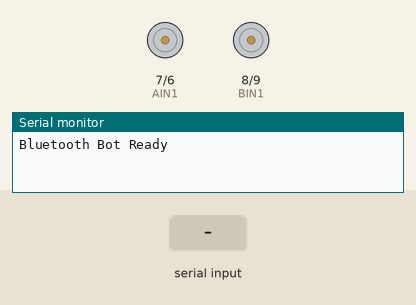
Bench run of a sketch on a simulated Arduino Nano, built with avr-gcc and run on an emulated ATmega328P. Parts: motor-driver pin pairs drawn as motors (green arrow = first pin HIGH = forward, orange = second pin HIGH = backward, longer = more drive, scaled by the enable pin), the last lines printed to the serial monitor. The test bench sets the inputs (shaded band).

Above: at 1.2 s.
1.3 s: "F90\n" received over the second serial link
At 4.1 s:
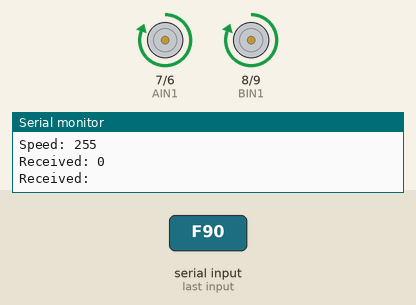
4.3 s: "B90\n" received over the second serial link
At 7.1 s:
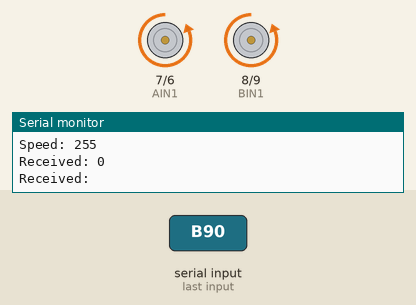
7.3 s: "L90\n" received over the second serial link
At 10.1 s:
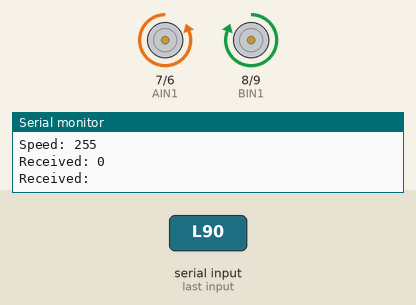
10.3 s: "R90\n" received over the second serial link
At 13.1 s:
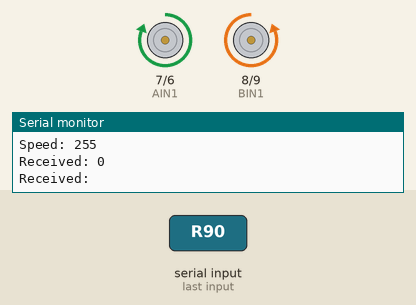
13.3 s: "F" received over the second serial link
At 13.55 s:
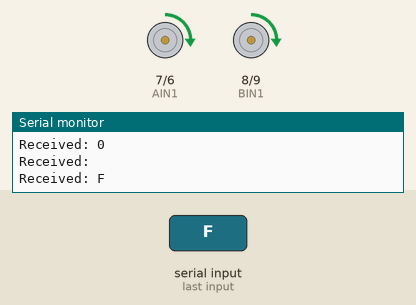
16.3 s: "B" received over the second serial link
At 16.55 s:
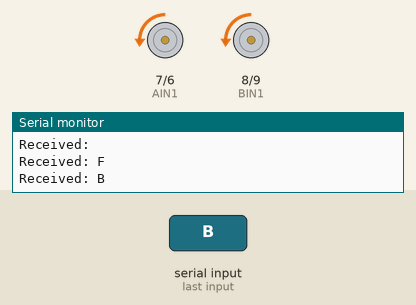
Timing chart, 0 to 19.3 s (numbered marks = the images above; inputs shaded):
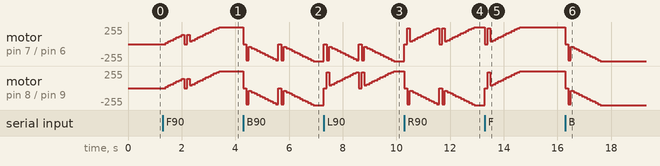

The sketch:

bluetooth_bot.ino
```cpp
#include <SoftwareSerial.h>

// ================= HC-05 =================
const uint8_t BT_RX = 2;   // Nano D2 <- HC-05 TXD
const uint8_t BT_TX = 3;   // Nano D3 -> HC-05 RXD

SoftwareSerial bt(BT_RX, BT_TX);


// ================= TB6612FNG =================
const uint8_t PWMA = 5;
const uint8_t AIN1 = 7;
const uint8_t AIN2 = 6;

const uint8_t PWMB = 10;
const uint8_t BIN1 = 8;
const uint8_t BIN2 = 9;


// ================= MOTOR DIRECTION =================
const bool INVERT_LEFT  = false;
const bool INVERT_RIGHT = false;


// ================= SPEED =================
int speedVal = 140;
char lastCmd = 'S';


// ====================================================
// Set one motor
// ====================================================
void setMotor(uint8_t in1, uint8_t in2,
              uint8_t pwm, int spd, bool invert) {

  if (invert)
    spd = -spd;

  if (spd > 0) {

    digitalWrite(in1, HIGH);
    digitalWrite(in2, LOW);
    analogWrite(pwm, spd);

  }
  else if (spd < 0) {

    digitalWrite(in1, LOW);
    digitalWrite(in2, HIGH);
    analogWrite(pwm, -spd);

  }
  else {

    // Stop motor
    digitalWrite(in1, LOW);
    digitalWrite(in2, LOW);
    analogWrite(pwm, 0);
  }
}


// ====================================================
// Control both motors
// ====================================================
void setDrive(int leftSpeed, int rightSpeed) {

  setMotor(AIN1, AIN2, PWMA,
           leftSpeed, INVERT_LEFT);

  setMotor(BIN1, BIN2, PWMB,
           rightSpeed, INVERT_RIGHT);
}


// ====================================================
// Smooth acceleration
// ====================================================
void smoothDrive(char cmd) {

  int targetLeft = 0;
  int targetRight = 0;


  // Determine target speed
  switch (cmd) {

    case 'F':
      targetLeft = speedVal;
      targetRight = speedVal;
      break;

    case 'B':
      targetLeft = -speedVal;
      targetRight = -speedVal;
      break;

    case 'L':
      targetLeft = -speedVal;
      targetRight = speedVal;
      break;

    case 'R':
      targetLeft = speedVal;
      targetRight = -speedVal;
      break;

    case 'S':
      setDrive(0, 0);
      return;
  }


  // ===============================
  // Start from ZERO
  // ===============================

  int maxTarget = max(abs(targetLeft), abs(targetRight));


  for (int currentSpeed = 0;
       currentSpeed <= maxTarget;
       currentSpeed += 20) {

    int leftSpeed;
    int rightSpeed;


    // Left motor
    if (targetLeft > 0)
      leftSpeed = min(currentSpeed, abs(targetLeft));

    else
      leftSpeed = -min(currentSpeed, abs(targetLeft));


    // Right motor
    if (targetRight > 0)
      rightSpeed = min(currentSpeed, abs(targetRight));

    else
      rightSpeed = -min(currentSpeed, abs(targetRight));


    setDrive(leftSpeed, rightSpeed);

    delay(100);
  }


  // Make sure final target speed is reached
  setDrive(targetLeft, targetRight);
}


// ====================================================
// SETUP
// ====================================================
void setup() {

  Serial.begin(9600);

  // HC-05
  bt.begin(9600);

  // Motor pins
  pinMode(PWMA, OUTPUT);
  pinMode(AIN1, OUTPUT);
  pinMode(AIN2, OUTPUT);

  pinMode(PWMB, OUTPUT);
  pinMode(BIN1, OUTPUT);
  pinMode(BIN2, OUTPUT);

  // Start stopped
  setDrive(0, 0);

  Serial.println("Bluetooth Bot Ready");
}


// ====================================================
// LOOP
// ====================================================
void loop() {

  if (bt.available()) {

    char c = toupper(bt.read());

    Serial.print("Received: ");
    Serial.println(c);


    // ===============================
    // MOVEMENT
    // ===============================

    if (c == 'F' ||
        c == 'B' ||
        c == 'L' ||
        c == 'R' ||
        c == 'S') {

      lastCmd = c;

      smoothDrive(c);
    }


    // ===============================
    // SPEED 1-9
    // ===============================

    else if (c >= '1' && c <= '9') {

      speedVal = map(c - '0', 1, 9, 60, 255);

      Serial.print("Speed: ");
      Serial.println(speedVal);


      // Re-apply current direction
      if (lastCmd != 'S') {
        smoothDrive(lastCmd);
      }
    }


    // ===============================
    // FULL SPEED
    // ===============================

    else if (c == 'Q') {

      speedVal = 255;

      Serial.println("Full Speed");

      if (lastCmd != 'S') {
        smoothDrive(lastCmd);
      }
    }
  }
}
```

Measured:
- after the input at 1.3 s, motor on pin 7 (AIN1) / pin 6 (AIN2), motor on pin 8 (BIN1) / pin 9 (BIN2): stopped → forward 20/255 after 0.10 s, → forward 40/255 0.10 s later, → forward 60/255 0.10 s later, → forward 80/255 0.10 s later, … (21 changes in this stretch)
- after the input at 4.3 s, motor on pin 7 (AIN1) / pin 6 (AIN2), motor on pin 8 (BIN1) / pin 9 (BIN2): forward 255/255 → stopped at once, → backward 240/255 0.10 s later, → backward 40/255 0.10 s later, → backward 60/255 0.10 s later, … (27 changes in this stretch)
- after the input at 13.3 s, motor on pin 7 (AIN1) / pin 6 (AIN2): ramps from stopped to forward 255/255 and jumps back, once every 0.20 s; motor on pin 8 (BIN1) / pin 9 (BIN2): backward 255/255 → stopped at once, → forward 240/255 0.10 s later, → forward 40/255 0.10 s later, → forward 60/255 0.10 s later, … (14 changes in this stretch)
- after the input at 16.3 s, motor on pin 7 (AIN1) / pin 6 (AIN2), motor on pin 8 (BIN1) / pin 9 (BIN2): forward 255/255 → stopped at once, → backward 240/255 0.10 s later, → backward 40/255 0.10 s later, → backward 60/255 0.10 s later, … (14 changes in this stretch)
